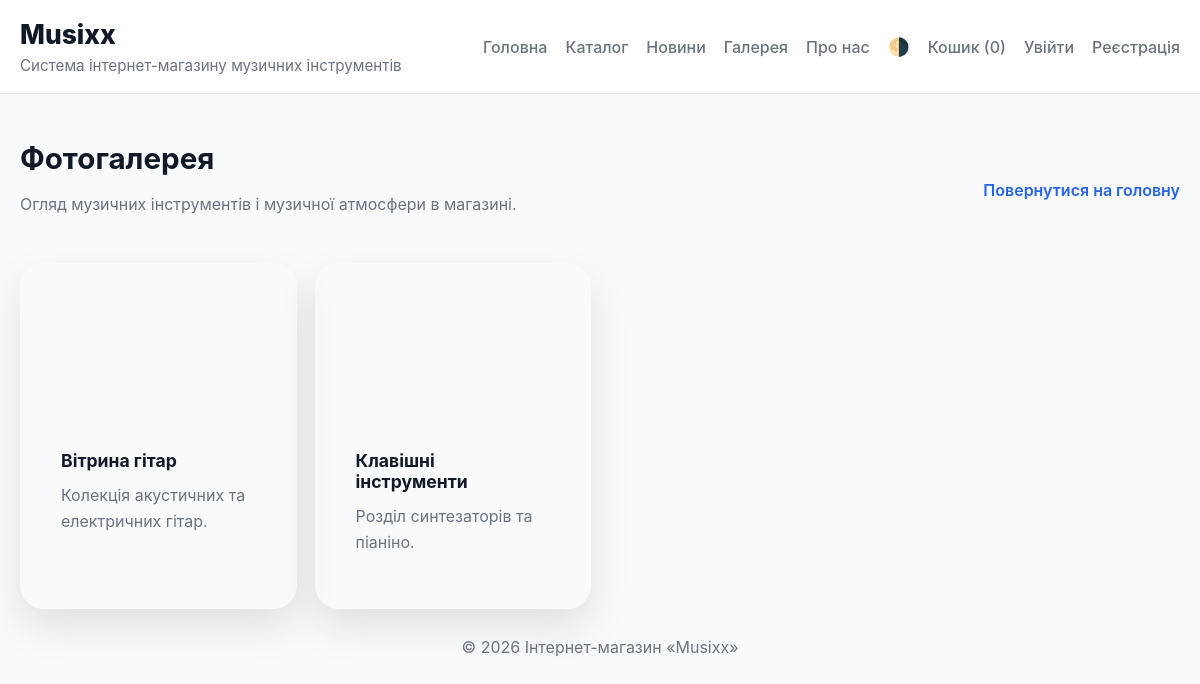
Screenshot of /index.php?route=gallery with the database file from the repository.
### tables this page shows
CREATE TABLE gallery (
    id INTEGER PRIMARY KEY AUTOINCREMENT,
    title TEXT NOT NULL,
    image TEXT NOT NULL,
    caption TEXT
);

### app/Core/Controller.php (called while the page is built, shortened)
<?php
class Controller
{
    protected function renderLayout(string $contentView, array $params = [])
    {
        $content = function () use ($contentView, $params) {
            extract($params, EXTR_SKIP);
            require __DIR__ . '/../Views/' . $contentView . '.php';
        };
        require __DIR__ . '/../Views/layout.php';
    }
}

### app/Controllers/HomeController.php (called while the page is built, shortened)
<?php
require_once __DIR__ . '/../Core/Controller.php';
class HomeController extends Controller
{
    public function gallery()
    {
        $items = (new GalleryModel())->getAll();
        $this->renderLayout('gallery', ['items' => $items]);
    }
}

### app/Core/Database.php (called while the page is built, shortened)
<?php
class Database
{
    private static $instance = null;
    private $pdo;
    private function __construct()
    {
        $path = __DIR__ . '/../../db/database.sqlite';
        $dir = dirname($path);
        $this->pdo = new PDO('sqlite:' . $path);
        $this->pdo->setAttribute(PDO::ATTR_ERRMODE, PDO::ERRMODE_EXCEPTION);
        $this->pdo->exec('PRAGMA foreign_keys = ON');
        $this->initialize();
    }
    public static function getInstance(): Database
    {
        if (self::$instance === null) {
            self::$instance = new Database();
        }
        return self::$instance;
    }
    public function getConnection(): PDO
    {
        return $this->pdo;
    }
    private function initialize()
    {
        try {
            $res = $this->pdo->query("SELECT name FROM sqlite_master WHERE type='table' LIMIT 1");
            if ($res && $res->fetch()) {
                $hasTables = true;
            }
        } catch (Exception $e) {
            $hasTables = false;
        }
        $this->migrateTableColumns('products', [
            'image' => "TEXT DEFAULT ''"
        ]);
        $this->migrateTableColumns('news', [
            'image' => 'TEXT'
        ]);
        $this->migrateTableColumns('users', [
            'login' => "TEXT DEFAULT ''",
            'password' => "TEXT DEFAULT ''",
            'avatar' => "TEXT DEFAULT ''"
        ]);
        $this->migrateTableColumns('orders', [
            'status' => "TEXT DEFAULT 'in_process'"
        ]);
        $this->ensureDefaultUsers();
        $this->seedSampleData();
        $this->syncJsonFilesFromDatabase();
    }
    private function syncJsonFilesFromDatabase()
    {
        $tables = ['products', 'news', 'users', 'gallery', 'pages'];
        $dataDir = __DIR__ . '/../../data';
        foreach ($tables as $table) {
            $stmt = $this->pdo->query('SELECT * FROM ' . $table . ' ORDER BY id ASC');
            $items = $stmt->fetchAll(PDO::FETCH_ASSOC);
        }
    }
    private function normalizeUserRoles()
    {
        $this->pdo->exec("UPDATE users SET role = 'user' WHERE role NOT IN ('admin', 'user') OR role IS NULL OR role = ''");
    }
    private function ensureDefaultUsers()
    {
        $stmt = $this->pdo->prepare('SELECT COUNT(*) FROM users WHERE login = :login');
        $stmt->execute(['login' => 'admin']);
        $stmt->execute(['login' => 'user']);
    }
    private function migrateTableColumns(string $table, array $columns)
    {
        $stmt = $this->pdo->query("PRAGMA table_info('{$table}')");
        $existing = array_column($stmt->fetchAll(PDO::FETCH_ASSOC), 'name');
    }
    private function seedSampleData()
    {
        foreach ($defaultProducts as $product) {
            $stmt = $this->pdo->prepare('SELECT COUNT(*) FROM products WHERE name = :name');
            $stmt->execute(['name' => $product['name']]);
        }
        if ($this->isEmpty('news')) {
            $this->pdo->exec(<<<SQL
INSERT INTO news (title, summary, content, date, image) VALUES
('Літній розпродаж музичних інструментів', 'Знижки до 25% на обрані гітари та клавішні.', 'Літній сезон починається з вигідних пропозицій — оберіть свій інструмент вже сьогодні.', '2026-06-01', 'https://via.placeholder.com/520x320?text=Sale'),
('Нові професійні барабани у каталозі', 'Модельні ряди для початківців та професіоналів.', 'Пропонуємо якісні ударні установки з доставкою по Україні.', '2026-05-25', 'https://via.placeholder.com/520x320?text=Drums');
SQL
            );
        }
        if ($this->isEmpty('users')) {
            $adminPassword = password_hash('music123', PASSWORD_DEFAULT);
            $customerPassword = password_hash('user123', PASSWORD_DEFAULT);
            $stmt = $this->pdo->prepare('INSERT INTO users (login, name, email, password, role, registered) VALUES (:login, :name, :email, :password, :role, :registered)');
            $stmt->execute([
                'login' => 'admin',
                'name' => 'Адміністратор',
                'email' => 'admin@example.com',
                'password' => $adminPassword,
                'role' => 'admin',
                'registered' => '2026-01-01'
            ]);
            $stmt->execute([
                'login' => 'user',
                'name' => 'Користувач',
                'email' => 'user@example.com',
                'password' => $customerPassword,
                'role' => 'user',
                'registered' => '2026-01-15'
            ]);
        }
        if ($this->isEmpty('gallery')) {
            $this->pdo->exec(<<<SQL
INSERT INTO gallery (title, image, caption) VALUES
('Вітрина гітар', 'https://via.placeholder.com/520x320?text=Guitar', 'Колекція акустичних та електричних гітар.'),
('Клавішні інструменти', 'https://via.placeholder.com/520x320?text=Keyboard', 'Розділ синтезаторів та піаніно.');
SQL
            );
        }
        if ($this->isEmpty('pages')) {
            $this->pdo->exec(<<<SQL
INSERT INTO pages (slug, title, content) VALUES
('about-us', 'Про нас', 'Ми пропонуємо музичні інструменти високої якості для музикантів усіх рівнів.'),
('contacts', 'Контакти', 'Звертайтеся до нас за телефоном або електронною поштою, і ми з радістю допоможемо.');
SQL
            );
        }
    }
    private function isEmpty(string $table): bool
    {
        $stmt = $this->pdo->query("SELECT COUNT(*) FROM {$table}");
        return intval($stmt->fetchColumn()) === 0;
    }
}

### app/Models/BaseModel.php (called while the page is built, shortened)
<?php
require_once __DIR__ . '/../Core/Database.php';
abstract class BaseModel extends Model
{
    protected $db;
    protected $table;
    public function __construct()
    {
        $this->db = Database::getInstance()->getConnection();
    }
    public function getAll(): array
    {
        $stmt = $this->db->query('SELECT * FROM ' . $this->table . ' ORDER BY id ASC');
        return $stmt->fetchAll(PDO::FETCH_ASSOC);
    }
}

### app/Views/gallery.php (the view)
<section class="section-preview">
    <div class="section-header">
        <div>
            <h2>Фотогалерея</h2>
            <p class="note">Огляд музичних інструментів і музичної атмосфери в магазині.</p>
        </div>
        <a class="text-link" href="index.php">Повернутися на головну</a>
    </div>
    <div class="news-grid">
        <?php foreach ($items as $item): ?>
            <article class="news-card gallery-card" data-image="<?= htmlspecialchars($item['image']) ?>" data-title="<?= htmlspecialchars($item['title']) ?>" data-description="<?= htmlspecialchars($item['caption']) ?>">
                <div class="product-image" style="background-image: url('<?= htmlspecialchars($item['image']) ?>');"></div>
                <div class="product-body">
                    <h3><?= htmlspecialchars($item['title']) ?></h3>
                    <p><?= htmlspecialchars($item['caption']) ?></p>
                </div>
            </article>
        <?php endforeach; ?>
    </div>
</section>

### assets/css/style.css (style rules this page uses)
:root { --bg: #f8fafc; --surface: #ffffff; --surface-soft: rgba(15, 23, 42, 0.04); --text: #111827; --text-muted: #6b7280; --primary: #2563eb; --primary-dark: #1d4ed8; --accent: #1d4ed8; --border: rgba(15, 23, 42, 0.12); --shadow: 0 24px 80px rgba(15, 23, 42, 0.08); }
* { box-sizing: border-box; }
html { scroll-behavior: smooth; }
body { margin: 0; min-height: 100vh; font-family: 'Inter', system-ui, -apple-system, BlinkMacSystemFont, 'Segoe UI', sans-serif; background: var(--bg); color: var(--text); }
.note { color: var(--text-muted); margin: 14px 0 22px; line-height: 1.8; }
.product-body { padding: 18px; }
.section-preview { margin-top: 46px; }
.section-header { display: flex; justify-content: space-between; align-items: center; gap: 18px; margin-bottom: 22px; }
.section-header h2 { margin: 0; font-size: 1.85rem; }
.text-link { text-decoration: none; color: var(--primary); font-weight: 600; }
.product-grid, .news-grid { display: grid; grid-template-columns: repeat(auto-fill, minmax(240px, 1fr)); gap: 18px; }
.product-card, .news-card { background: rgba(255,255,255,0.06); border: 1px solid rgba(255,255,255,0.08); border-radius: 24px; overflow: hidden; box-shadow: 0 18px 40px rgba(0, 0, 0, 0.1); cursor: pointer; }
.product-image { aspect-ratio: 16 / 10; background-size: cover; background-position: center; }
.product-body, .news-card { padding: 20px; }
.product-body h3, .news-card h3 { margin: 0 0 12px; font-size: 1.1rem; }
.product-body p, .news-card p { margin: 0 0 12px; color: var(--text-muted); line-height: 1.6; }

### rows the page displays
gallery: title "Вітрина гітар", caption "Колекція акустичних та електричних гітар."
gallery: title "Клавішні інструменти", caption "Розділ синтезаторів та піаніно."
